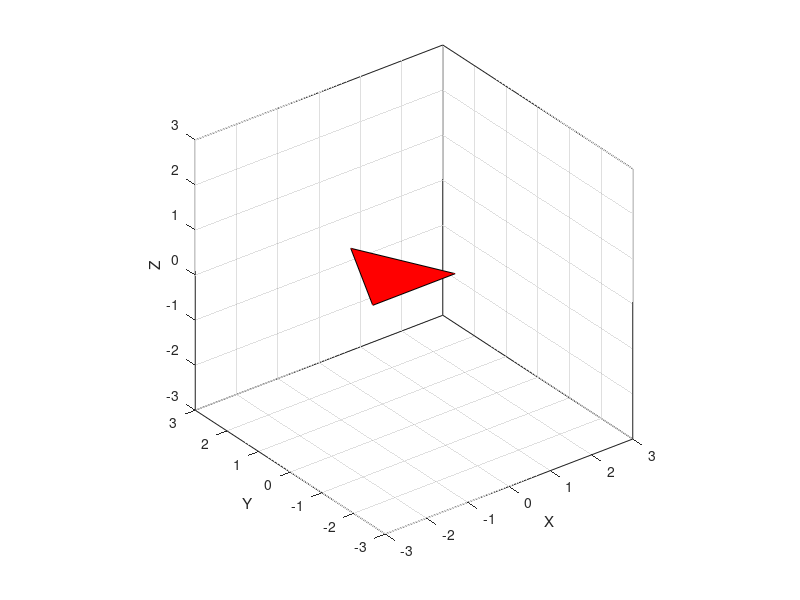

Here is the MATLAB script that generated this plot: (Note: this script raises an error after producing the figure.)
%% Ex1

close all;
figure;

P1 = [-1 0 0]';
P2 = [1 0 0]';
P3 = [0 2 0]';
A1 = [P1 P2 P3];

p = fill3(A1(1,:), A1(2,:), A1(3,:), 'r');

axis equal
axis([-3 3 -3 3 -3 3]);
xlabel('X')
ylabel('Y')
zlabel('Z')
grid on

N = 200;
t = linspace(0,1,N);

alpha = 4*pi;
A1_homogenio = [A1; 1 1 1];

for k = 1:N
    hold on;
    M = RotX(alpha*t(k));
    An = M * A1_homogenio;
    set(p, 'XData', An(1,:), 'YData', An(2,:), 'ZData', An(3,:));
    pause(0.05);
end


%% Ex2

close all;
figure;

P = [   0.5 0.5 1   0   -1  -0.5    -0.5
        0   2   2   3   2   2       0
        0   0   0   0   0   0       0
        1   1   1   1   1   1       1
    ];

fill3(P(1,:), P(2,:), P(3,:), 'g');

Px = RotX(pi) * P;
Py = RotY(3*pi/2) * RotX(pi/2) * P;
Pz = RotZ(pi/2) * RotX(pi/2) * P;

hold on;
fill3(Px(1,:), Px(2,:), Px(3,:), 'p');
fill3(Py(1,:), Py(2,:), Py(3,:), 'r');
fill3(Pz(1,:), Pz(2,:), Pz(3,:), 'y');

axis equal
axis([-3 3 -3 3 -3 3]);
xlabel('X')
ylabel('Y')
zlabel('Z')
grid on


%% Ex3
close all;
figure;

P = [   0.5 0.5 1   0   -1  -0.5    -0.5
        0   2   2   3   2   2       0
        0   0   0   0   0   0       0
        1   1   1   1   1   1       1
    ];

Px = RotX(pi) * P;
Py = RotY(3*pi/2) * RotX(pi/2) * P;
Pz = RotZ(pi/2) * RotX(pi/2) * P;

P_x = fill3(Px(1,:), Px(2,:), Px(3,:), 'p');
hold on;
P_y = fill3(Py(1,:), Py(2,:), Py(3,:), 'r');
P_z = fill3(Pz(1,:), Pz(2,:), Pz(3,:), 'y');

axis equal
axis([-3 3 -3 3 -3 3]);
view(120, 30);
xlabel('X')
ylabel('Y')
zlabel('Z')
grid on

N = 500;
alpha = 2*pi;
t = linspace(0,alpha,N);

for k = 1:N
    X = RotX(t(k)) * Px;
    Y = RotZ(0.1*t(k)) * Py;
    Z = RotY(2*t(k)) * Pz;
    set(P_x, 'XData', X(1,:), 'YData', X(2,:), 'ZData', X(3,:));
    set(P_y, 'XData', Y(1,:), 'YData', Y(2,:), 'ZData', Y(3,:));
    set(P_z, 'XData', Z(1,:), 'YData', Z(2,:), 'ZData', Z(3,:));
    pause(0.05);
end


%% Ex4

close all;
figure;

P = [   0.5 0.5 1   0   -1  -0.5    -0.5
        0   2   2   3   2   2       0
        0   0   0   0   0   0       0
        1   1   1   1   1   1       1
    ];

h = fill3(P(1,:), P(2,:), P(3,:), 'y');

axis equal
siz = 20;
axis([-siz siz -siz siz -siz siz]);
view(120, 30);
xlabel('X')
ylabel('Y')
zlabel('Z')
grid on

hold on;
N = 50;
pInicial = eye(4);

D = [ 0 0 0 pi/2 0 0
      0 0 5 0 0 0
      0 0 0 0 -pi/2 0
      0 6 0 0 0 0
      0 0 0 0 -pi 0
      4 0 0 0 0 0
      0 0 0 0 pi/2 0
      0 0 -5 0 0 0
      0 0 0 -pi/2 0 0
      0 -6 0 0 0 0
    ];

for i = 1:10
    pFinal = Animate(h, P, pInicial, D(i, :), N);
    pInicial = pFinal;
end
